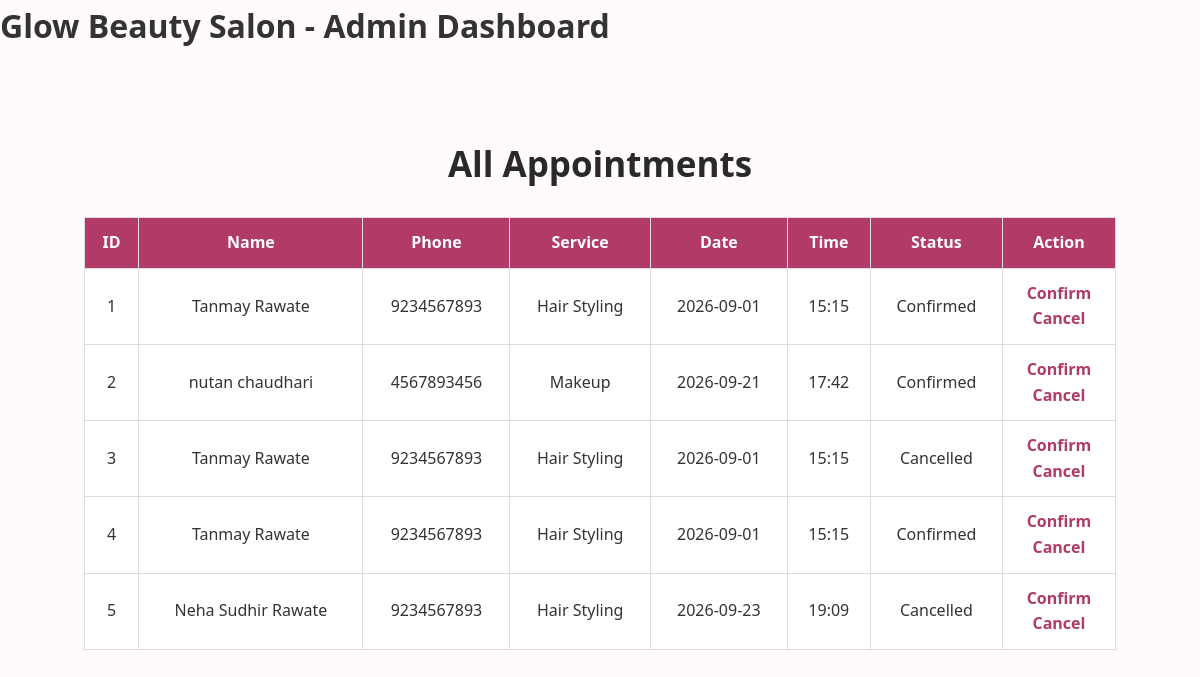
The page /admin on the database its author committed.
### tables this page shows
CREATE TABLE appointments (
            id INTEGER PRIMARY KEY AUTOINCREMENT,
            name TEXT NOT NULL,
            phone TEXT NOT NULL,
            service TEXT NOT NULL,
            date TEXT NOT NULL,
            time TEXT NOT NULL
        , status TEXT DEFAULT 'Pending');

### app.py (the view)
@app.route("/admin")
def admin():
    connection = sqlite3.connect("salon.db")
    cursor = connection.cursor()
    cursor.execute("SELECT * FROM appointments")
    appointments = cursor.fetchall()
    connection.close()
    return render_template("admin.html", appointments=appointments)

### templates/admin.html (shortened to what this page needs)
<!DOCTYPE html>
<html>
<head>
    <link rel="stylesheet" href="{{ url_for('static', filename='style.css') }}">
</head>
<body>
<header>
    <h1>Glow Beauty Salon - Admin Dashboard</h1>
</header>
<section class="section">
    <h2>All Appointments</h2>
    <table border="1" cellpadding="10">
        <tr>
            <th>ID</th>
            <th>Name</th>
            <th>Phone</th>
            <th>Service</th>
            <th>Date</th>
            <th>Time</th>
            <th>Status</th>
            <th>Action</th>
        </tr>
        {% for appointment in appointments %}
        <tr>
            <td>{{ appointment[0] }}</td>
            <td>{{ appointment[1] }}</td>
            <td>{{ appointment[2] }}</td>
            <td>{{ appointment[3] }}</td>
            <td>{{ appointment[4] }}</td>
            <td>{{ appointment[5] }}</td>
            <td>
    {% if appointment[6] %}
        {{ appointment[6] }}
    {% else %}
        Pending
    {% endif %}
</td>
            <td>
                <a href="/update_status/{{ appointment[0] }}/Confirmed">
                    Confirm
                </a>
                <br>
                <a href="/update_status/{{ appointment[0] }}/Cancelled">
                    Cancel
                </a>
            </td>
        </tr>
        {% endfor %}
    </table>
</section>
</body>
</html>

### static/style.css (style rules this page uses)
* { margin: 0; padding: 0; box-sizing: border-box; }
html { scroll-behavior: smooth; }
body { font-family: "Segoe UI", Arial, sans-serif; background: #fffafc; color: #333; line-height: 1.6; }
.section { padding: 85px 7%; text-align: center; }
.section h2, .info-section h2, .contact-section h2 { font-size: 35px; color: #292929; margin-bottom: 20px; }
table { width: 100%; border-collapse: collapse; background: white; margin-top: 25px; }
th { background: #b23a68; color: white; }
th, td { padding: 12px; border: 1px solid #ddd; text-align: center; }
td a { color: #b23a68; text-decoration: none; font-weight: 600; }

### rows shown on the page
appointments: id "1", name "Tanmay Rawate", phone "9234567893", service "Hair Styling", date "2026-09-01", time "15:15", status "Confirmed"
appointments: id "2", name "nutan chaudhari", phone "4567893456", service "Makeup", date "2026-09-21", time "17:42", status "Confirmed"
appointments: id "3", name "Tanmay Rawate", phone "9234567893", service "Hair Styling", date "2026-09-01", time "15:15", status "Cancelled"
appointments: id "4", name "Tanmay Rawate", phone "9234567893", service "Hair Styling", date "2026-09-01", time "15:15", status "Confirmed"
appointments: id "5", name "Neha Sudhir Rawate", phone "9234567893", service "Hair Styling", date "2026-09-23", time "19:09", status "Cancelled"
